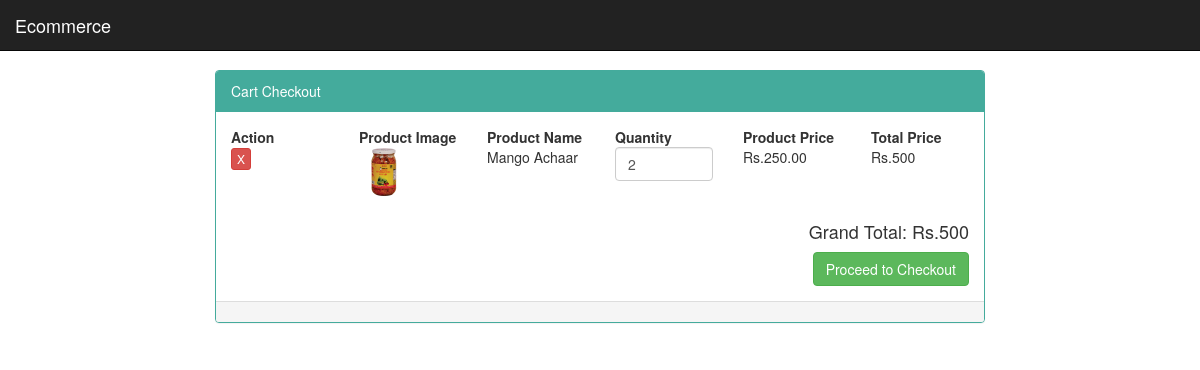
/cart.php (signed in), run on the app's committed database.
### tables this page shows
CREATE TABLE `cart` (
  `id` INT(11) NOT NULL AUTO_INCREMENT,
  `p_id` INT(11) NOT NULL,
  `ip_add` VARCHAR(250) NOT NULL,
  `user_id` INT(11) DEFAULT NULL,
  `qty` INT(11) NOT NULL,
  PRIMARY KEY (`id`),
  KEY `fk_cart_product` (`p_id`),
  KEY `fk_cart_user` (`user_id`),
  CONSTRAINT `fk_cart_product` FOREIGN KEY (`p_id`) REFERENCES `products` (`product_id`) ON DELETE CASCADE ON UPDATE CASCADE,
  CONSTRAINT `fk_cart_user` FOREIGN KEY (`user_id`) REFERENCES `user_info` (`user_id`) ON DELETE CASCADE ON UPDATE CASCADE
);

CREATE TABLE `products` (
  `product_id` INT(11) NOT NULL AUTO_INCREMENT,
  `product_cat` INT(11) NOT NULL,
  `product_title` VARCHAR(255) NOT NULL,
  `product_price` DECIMAL(10,2) NOT NULL,
  `product_qty` INT(11) NOT NULL,
  `product_desc` TEXT NOT NULL,
  `product_image` VARCHAR(255) NOT NULL,
  `product_keywords` TEXT NOT NULL,
  PRIMARY KEY (`product_id`),
  KEY `fk_product_cat` (`product_cat`),
  CONSTRAINT `fk_product_cat` FOREIGN KEY (`product_cat`) REFERENCES `categories` (`cat_id`) ON DELETE CASCADE ON UPDATE CASCADE
);

### cart.php (the view, shortened to what this page needs)
<?php
$con = new mysqli(HOST, USER, PASSWORD, DATABASE_NAME);
$uid = $_SESSION["uid"];
?>
<!DOCTYPE html>
<html>
<head>
    <link rel="stylesheet" href="css/bootstrap.min.css"/>
</head>
<body>
<div class="navbar navbar-inverse navbar-fixed-top">
    <div class="container-fluid">
        <div class="navbar-header">
            <a href="profile.php" class="navbar-brand">Ecommerce</a>
        </div>
    </div>
</div>
<p><br/><br/><br/></p>
<div class="container-fluid">
    <div class="row">
        <div class="col-md-2"></div>
        <div class="col-md-8">
            <div class="panel panel-primary">
                <div class="panel-heading">Cart Checkout</div>
                <div class="panel-body">
                    <div class="row">
                        <div class="col-md-2 col-xs-2"><b>Action</b></div>
                        <div class="col-md-2 col-xs-2"><b>Product Image</b></div>
                        <div class="col-md-2 col-xs-2"><b>Product Name</b></div>
                        <div class="col-md-2 col-xs-2"><b>Quantity</b></div>
                        <div class="col-md-2 col-xs-2"><b>Product Price</b></div>
                        <div class="col-md-2 col-xs-2"><b>Total Price</b></div>
                    </div>
                    <?php
                    $stmt = $con->prepare("SELECT c.id, c.qty, p.product_id, p.product_title, p.product_price, p.product_image
                                           FROM cart c
                                           JOIN products p ON c.p_id = p.product_id
                                           WHERE c.user_id=?");
                    $stmt->bind_param("i", $uid);
                    $stmt->execute();
                    $result = $stmt->get_result();
                    $grand_total = 0;
                    while($row = $result->fetch_assoc()){
                        $total_price = $row['product_price'] * $row['qty'];
                        $grand_total += $total_price;
                        echo '
                        <div class="row" style="margin-bottom:15px;">
                            <div class="col-md-2 col-xs-2">
                                <button class="btn btn-danger btn-xs removeItem" pid="'.$row['product_id'].'">X</button>
                            </div>
                            <div class="col-md-2 col-xs-2">
                                <img src="product_images/'.$row['product_image'].'" style="width:50px; height:50px;">
                            </div>
                            <div class="col-md-2 col-xs-2">'.$row['product_title'].'</div>
                            <div class="col-md-2 col-xs-2">
                                <input type="number" class="form-control qty" value="'.$row['qty'].'" min="1" pid="'.$row['product_id'].'">
                            </div>
                            <div class="col-md-2 col-xs-2">'.CURRENCY.$row['product_price'].'</div>
                            <div class="col-md-2 col-xs-2">'.CURRENCY.$total_price.'</div>
                        </div>
                        ';
                    }
                    if($grand_total > 0){
                        echo '
                        <div class="row">
                            <div class="col-md-12 text-right">
                                <h4>Grand Total: '.CURRENCY.$grand_total.'</h4>
                                <a href="checkout.php" class="btn btn-success">Proceed to Checkout</a>
                            </div>
                        </div>
                        ';
                    } else {
                        echo '<h4 class="text-center">Your cart is empty!</h4>';
                    }
                    ?>
                </div>
                <div class="panel-footer"></div>
            </div>
        </div>
        <div class="col-md-2"></div>
    </div>
</div>
</body>
</html>

### data on the page
cart: p.product_image (picture), p.product_title "Mango Achaar", qty "2", p.product_price "250.00", total_price "500"

### other printed values
CURRENCY "Rs."
$grand_total "500"
